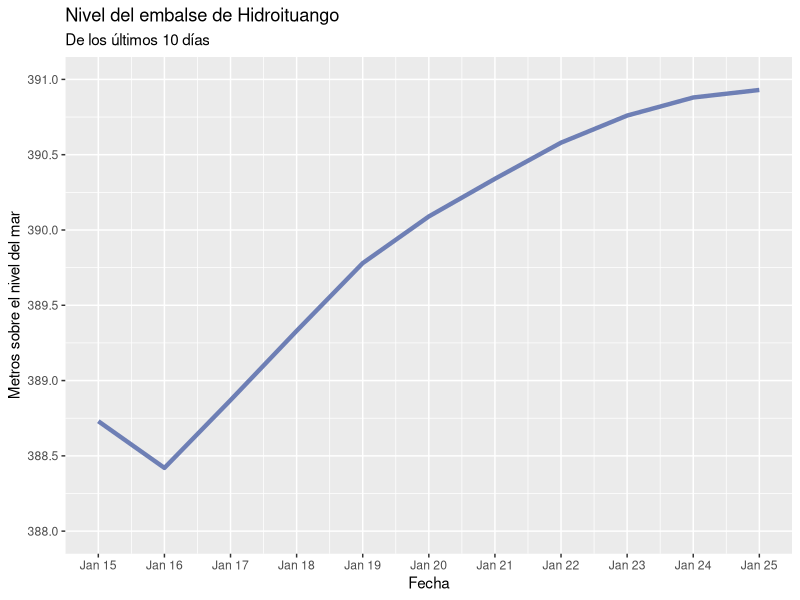
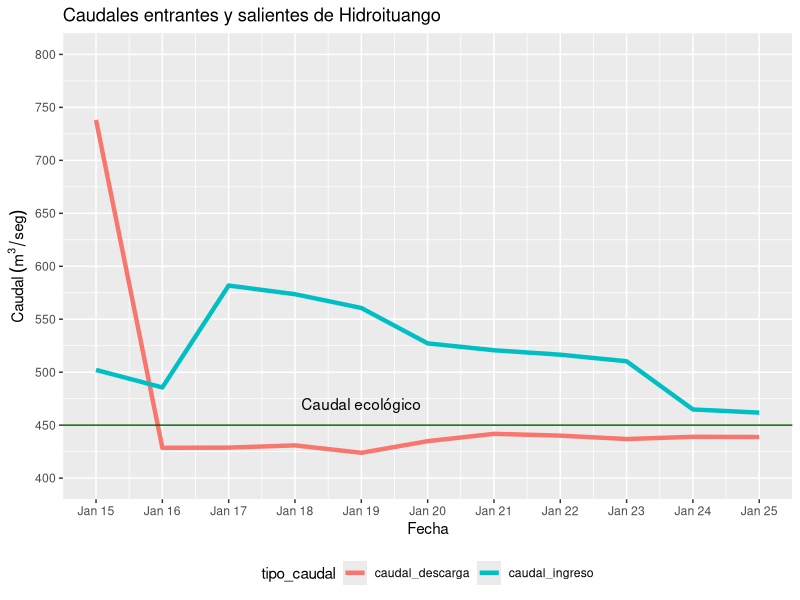
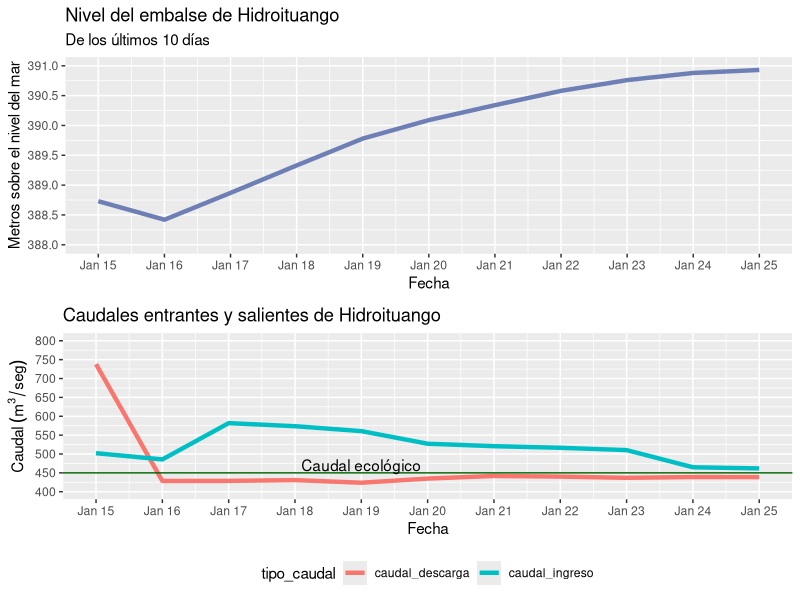

Source code (R) for these figures, in order:
## ---- chunk 1
knitr::opts_chunk$set(echo = FALSE, message = FALSE, warning = FALSE)
## ---- chunk 2
library(readxl)
library(tidyverse)
## ---- chunk 3
nivel_hidro <- read_excel("nivel_hidroituango.xlsx")
## ---- chunk 4
g1 <- ggplot(nivel_hidro, aes(fecha, msnm)) +
  geom_line(color = "#6E7FB5", size = 1.5) +
  labs(title = "Nivel del embalse de Hidroituango",
       subtitle = "De los últimos 10 días",
      x = "Fecha",
      y = "Metros sobre el nivel del mar") +
  scale_x_datetime(date_breaks = "1 day", 
                   date_labels = "%b %d") +
  scale_y_continuous(breaks = seq(388, 391, 0.5),
                     limits = c(388, 391))
g1
## ---- chunk 5
nivel_hidro_2 <- nivel_hidro %>%
  gather(key = tipo_caudal, value = caudal, -c(fecha, msnm))
## ---- chunk 6
g2 <- ggplot(nivel_hidro_2, aes(fecha, caudal, col = tipo_caudal)) +
 geom_line(size = 1.5) +
 labs(title = "Caudales entrantes y salientes de Hidroituango",
      y = expression(Caudal~(m^3/seg)),
      x = "Fecha") +
  theme(legend.position="bottom") +
  scale_x_datetime(date_breaks = "1 day", 
                   date_labels = "%b %d")  +
  scale_y_continuous(breaks = seq(400, 800, 50),
                     limits = c(400, 800)) +
  geom_hline(yintercept = 450, color = "darkgreen") +
  annotate(geom = "text", x = as.POSIXct("2019/01/19"), y = 470,
           label = "Caudal ecológico")
g2
## ---- chunk 7
library(gridExtra)
grid.arrange(g1, g2, ncol=1)
